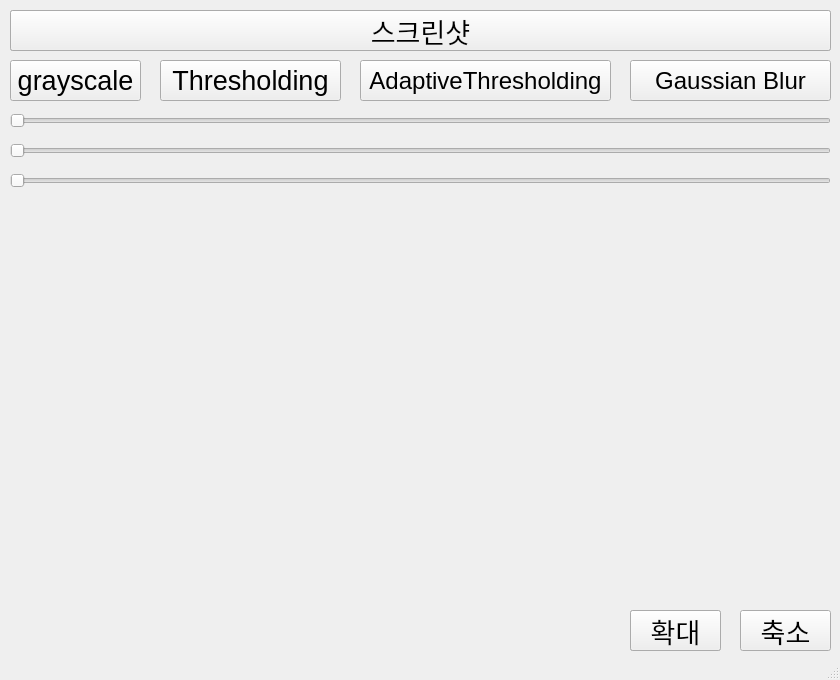
<?xml version="1.0" encoding="UTF-8"?>
<ui version="4.0">
 <class>OpencvImageEditor</class>
 <widget class="QMainWindow" name="OpencvImageEditor">
  <property name="geometry">
   <rect>
    <x>0</x>
    <y>0</y>
    <width>840</width>
    <height>680</height>
   </rect>
  </property>
  <property name="windowTitle">
   <string>MainWindow</string>
  </property>
  <widget class="QWidget" name="centralwidget">
   <widget class="QPushButton" name="pushButton">
    <property name="geometry">
     <rect>
      <x>10</x>
      <y>10</y>
      <width>821</width>
      <height>41</height>
     </rect>
    </property>
    <property name="font">
     <font>
      <pointsize>20</pointsize>
     </font>
    </property>
    <property name="text">
     <string>스크린샷</string>
    </property>
   </widget>
   <widget class="QPushButton" name="pushButton_2">
    <property name="geometry">
     <rect>
      <x>630</x>
      <y>610</y>
      <width>91</width>
      <height>41</height>
     </rect>
    </property>
    <property name="font">
     <font>
      <pointsize>20</pointsize>
     </font>
    </property>
    <property name="text">
     <string>확대</string>
    </property>
   </widget>
   <widget class="QPushButton" name="pushButton_3">
    <property name="geometry">
     <rect>
      <x>630</x>
      <y>610</y>
      <width>91</width>
      <height>41</height>
     </rect>
    </property>
    <property name="font">
     <font>
      <pointsize>20</pointsize>
     </font>
    </property>
    <property name="text">
     <string>확대</string>
    </property>
   </widget>
   <widget class="QPushButton" name="pushButton_4">
    <property name="geometry">
     <rect>
      <x>10</x>
      <y>10</y>
      <width>821</width>
      <height>41</height>
     </rect>
    </property>
    <property name="font">
     <font>
      <pointsize>20</pointsize>
     </font>
    </property>
    <property name="text">
     <string>스크린샷</string>
    </property>
   </widget>
   <widget class="QPushButton" name="pushButton_5">
    <property name="geometry">
     <rect>
      <x>740</x>
      <y>610</y>
      <width>91</width>
      <height>41</height>
     </rect>
    </property>
    <property name="font">
     <font>
      <pointsize>20</pointsize>
     </font>
    </property>
    <property name="text">
     <string>축소</string>
    </property>
   </widget>
   <widget class="QPushButton" name="pushButton_6">
    <property name="geometry">
     <rect>
      <x>10</x>
      <y>60</y>
      <width>131</width>
      <height>41</height>
     </rect>
    </property>
    <property name="font">
     <font>
      <pointsize>20</pointsize>
     </font>
    </property>
    <property name="text">
     <string>grayscale</string>
    </property>
   </widget>
   <widget class="QPushButton" name="pushButton_7">
    <property name="geometry">
     <rect>
      <x>160</x>
      <y>60</y>
      <width>181</width>
      <height>41</height>
     </rect>
    </property>
    <property name="font">
     <font>
      <pointsize>20</pointsize>
     </font>
    </property>
    <property name="text">
     <string>Thresholding</string>
    </property>
   </widget>
   <widget class="QPushButton" name="pushButton_8">
    <property name="geometry">
     <rect>
      <x>360</x>
      <y>60</y>
      <width>251</width>
      <height>41</height>
     </rect>
    </property>
    <property name="font">
     <font>
      <pointsize>18</pointsize>
     </font>
    </property>
    <property name="text">
     <string>AdaptiveThresholding</string>
    </property>
   </widget>
   <widget class="QPushButton" name="pushButton_9">
    <property name="geometry">
     <rect>
      <x>630</x>
      <y>60</y>
      <width>201</width>
      <height>41</height>
     </rect>
    </property>
    <property name="font">
     <font>
      <pointsize>18</pointsize>
     </font>
    </property>
    <property name="text">
     <string>Gaussian Blur</string>
    </property>
   </widget>
   <widget class="QLabel" name="label">
    <property name="geometry">
     <rect>
      <x>10</x>
      <y>200</y>
      <width>821</width>
      <height>401</height>
     </rect>
    </property>
    <property name="text">
     <string/>
    </property>
    <property name="pixmap">
     <pixmap>Image/test.png</pixmap>
    </property>
   </widget>
   <widget class="QSlider" name="horizontalSlider">
    <property name="geometry">
     <rect>
      <x>10</x>
      <y>110</y>
      <width>821</width>
      <height>22</height>
     </rect>
    </property>
    <property name="orientation">
     <enum>Qt::Horizontal</enum>
    </property>
   </widget>
   <widget class="QSlider" name="horizontalSlider_2">
    <property name="geometry">
     <rect>
      <x>10</x>
      <y>140</y>
      <width>821</width>
      <height>22</height>
     </rect>
    </property>
    <property name="orientation">
     <enum>Qt::Horizontal</enum>
    </property>
   </widget>
   <widget class="QSlider" name="horizontalSlider_3">
    <property name="geometry">
     <rect>
      <x>10</x>
      <y>170</y>
      <width>821</width>
      <height>22</height>
     </rect>
    </property>
    <property name="orientation">
     <enum>Qt::Horizontal</enum>
    </property>
   </widget>
  </widget>
  <widget class="QStatusBar" name="statusbar">
   <property name="cursor">
    <cursorShape>CrossCursor</cursorShape>
   </property>
  </widget>
 </widget>
 <resources/>
 <connections/>
</ui>
